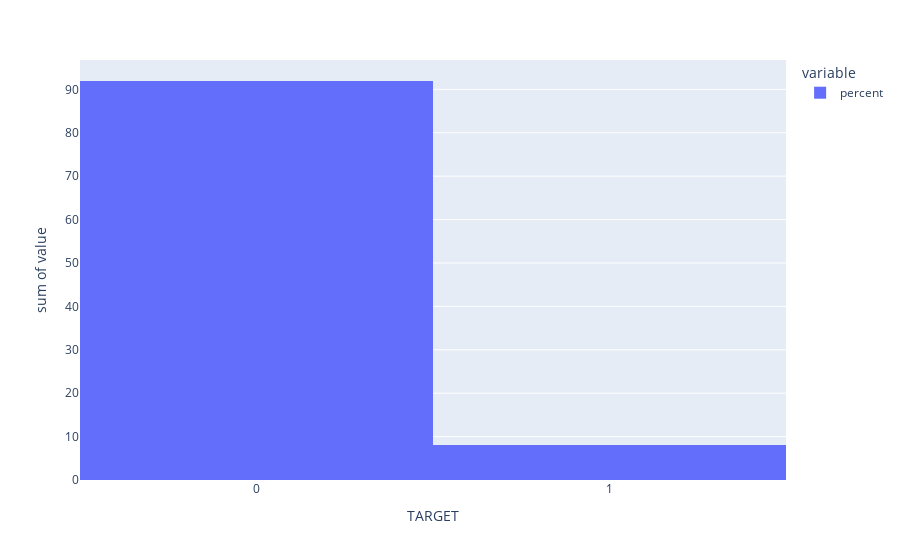

The code cell stored with this chart in its notebook:
### Markdown cell above
Nuestra variable objetivo "TARGET" puede tomar valores 0 y 1. Contamos con 282,686 filas que cuentan con el valor 0 de esta variable (un 92% del dataset) y 24,825 cuentan con el valor 1 (8% del dataset)

### Code cell
fig = px.histogram(pd_plot_target_pc, x="TARGET", y=['percent'])
fig.update_xaxes(tickvals=[0, 1])
fig.show()

### Figure 1 — Plotly figure (JSON) as saved in the notebook; plotly's stock layout.template omitted (floating-point values rounded to 4 significant figures)
{"data": [{"alignmentgroup": "True", "bingroup": "x", "histfunc": "sum", "hovertemplate": "variable=percent<br>TARGET=%{x}<br>sum of value=%{y}<extra></extra>", "legendgroup": "percent", "marker": {"color": "#636efa", "pattern": {"shape": ""}}, "name": "percent", "offsetgroup": "percent", "orientation": "v", "showlegend": true, "type": "histogram", "x": [0, 1], "xaxis": "x", "y": [91.93, 8.073], "yaxis": "y"}], "layout": {"barmode": "relative", "legend": {"title": {"text": "variable"}, "tracegroupgap": 0}, "margin": {"t": 60}, "xaxis": {"anchor": "y", "domain": [0, 1], "tickvals": [0, 1], "title": {"text": "TARGET"}}, "yaxis": {"anchor": "x", "domain": [0, 1], "title": {"text": "sum of value"}}}}
